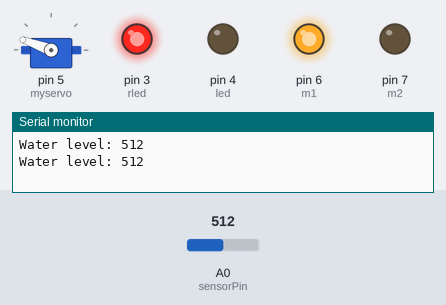
Bench run of a sketch on a simulated Arduino Uno, built with avr-gcc and run on an emulated ATmega328P. Shown: servo, output pins drawn as LEDs (lit = HIGH), the last lines printed to the serial monitor. The test bench sets the inputs (shaded band); at power-on: A0 (sensorPin) = 512.

Above: at 4.2 s.
4.3 s: A0 (sensorPin) set to 934
6.6 s: A0 (sensorPin) set to 966
At 8.58 s:
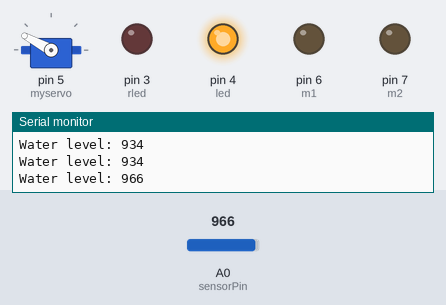
At 11.4 s:
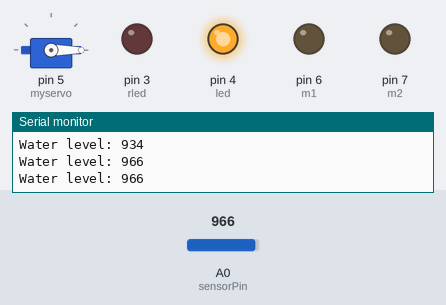
12.4 s: A0 (sensorPin) set to 563
15.0 s: A0 (sensorPin) set to 536
At 17.01 s:
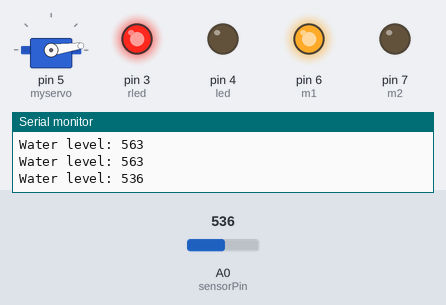
Timing chart, 0 to 20.3 s (numbered marks = the images above; inputs shaded):
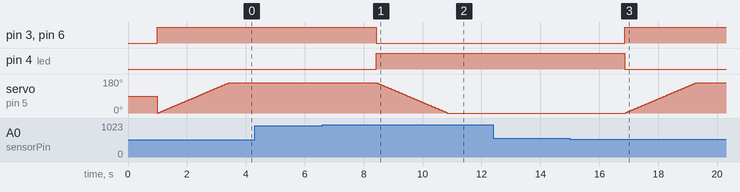

Measured:
- the behaviour switches between 950 and 951 on A0 (sensorPin) (found by bisection; images 0 and 1)
- the behaviour switches between 550 and 549 on A0 (sensorPin) (found by bisection; images 2 and 3)
- after the input at 6.6 s, pin 3 (rled), pin 6 (m1): HIGH → LOW after 1.8 s; pin 4 (led): LOW → HIGH after 1.8 s; servo on pin 5 (myservo): moves from 160° to 0° over 2.4 s, starting after 1.9 s
- after the input at 15.0 s, pin 3 (rled), pin 6 (m1): LOW → HIGH after 1.9 s; pin 4 (led): HIGH → LOW after 1.9 s; servo on pin 5 (myservo): moves from 0° to 160° over 2.4 s, starting after 1.9 s

The sketch:

code.ino
```cpp
#include <Servo.h>
#define sensorPower 10
#define sensorPin A0

// Value for storing water level
int val = 0;

int rled=3;
int led=4;
int m1=6;
int m2=7;
Servo myservo;  // create servo object to control a servo
// twelve servo objects can be created on most boards

int pos = 0;    // variable to store the servo position
void opn(){
 for (pos = 0; pos <= 160; pos += 1) { // goes from 0 degrees to 180 degrees
    // in steps of 1 degree
    myservo.write(pos);              // tell servo to go to position in variable 'pos'
    delay(15);                       // waits 15 ms for the servo to reach the position
  }
}
void clse(){
  for (pos = 160; pos >= 0; pos -= 1) { // goes from 180 degrees to 0 degrees
    myservo.write(pos);              // tell servo to go to position in variable 'pos'
    delay(15);                       // waits 15 ms for the servo to reach the position
  }
  }
void setup() {
pinMode(m1,OUTPUT);
pinMode(m2,OUTPUT);
pinMode(rled,OUTPUT);
pinMode(led,OUTPUT);  // put your setup code here, to run once:
pinMode(sensorPower, OUTPUT);

	// Set to LOW so no power flows through the sensor
	digitalWrite(sensorPower, LOW);
Serial.begin(9600);
myservo.attach(5);


}
int wl=0;
int gs=0;
void loop() {
int wl = analogRead(A0);

	Serial.print("Water level: ");
	Serial.println(wl);

	delay(1000);

if(wl<550){
digitalWrite(rled,1);
digitalWrite(led,0);
digitalWrite(m1,1);
digitalWrite(m2,0);
if(gs==0){
gs=1;
opn();
}
}
if(wl>950){
digitalWrite(rled,0);
digitalWrite(led,1);
digitalWrite(m1,0);
digitalWrite(m2,0);
if(gs==1){
gs=0;
clse();
}
}
}
int readSensor() {
	digitalWrite(sensorPower, HIGH);	// Turn the sensor ON
	delay(10);							// wait 10 milliseconds
	val = analogRead(sensorPin);		// Read the analog value form sensor
	digitalWrite(sensorPower, LOW);		// Turn the sensor OFF
	return val;							// send current reading
}
```
